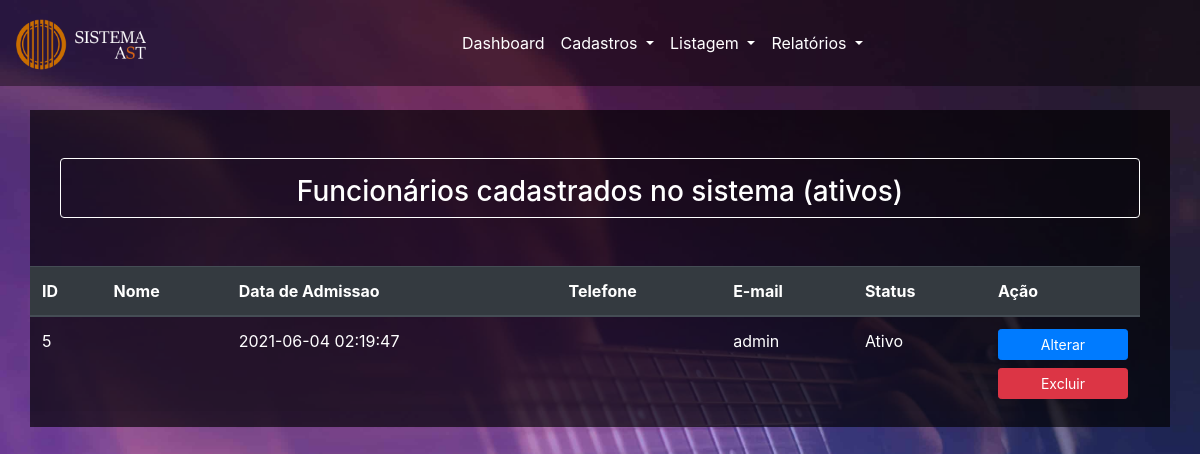
The app's page /listagemFuncionarios.php with its own data.
### tables this page shows
CREATE TABLE `pessoa` (
  `id` int(11) NOT NULL,
  `nome` varchar(100) NOT NULL,
  `genero` char(9) NOT NULL,
  `dataNascimento` date DEFAULT NULL,
  `cpf` char(14) NOT NULL,
  `telefone` varchar(11) NOT NULL,
  `cidade` varchar(100) NOT NULL,
  `estado` char(2) NOT NULL,
  `endereco` varchar(100) DEFAULT NULL,
  `numero` int(11) DEFAULT NULL,
  `email` varchar(100) NOT NULL,
  `cep` char(9) DEFAULT NULL,
  `senha` varchar(95) NOT NULL,
  `tipoPessoa` enum('AL','FN') NOT NULL,
  `dataAdmissao` datetime DEFAULT CURRENT_TIMESTAMP,
  `dataDemissao` date DEFAULT NULL,
  `status` tinyint(1) NOT NULL DEFAULT '1'
);

### listagemFuncionarios.php (the view, shortened to what this page needs)
<?php
require("conexao.php");
$sql = "select * from pessoa where tipoPessoa='FN' and status='1'";
$resultado = mysqli_query($conexao, $sql);
?>
<!DOCTYPE html>
<html lang="en">
<head>
    <link rel="stylesheet" href="https://stackpath.bootstrapcdn.com/bootstrap/4.3.1/css/bootstrap.min.css"
>
</head>
<body style="background: url(Imagens/Background.jpg) no-repeat center center fixed; background-size: cover;">
<?php include("nav-bar.php"); ?>
    <div class="container" style="background-color: rgba(0, 0, 0, 0.66); color: white">
        <div class="container" ><br><br>
            <div class="text-center border border-white rounded"><h3 class="pt-3">Funcionários cadastrados no sistema (ativos)</h3>
             </div><br><br>
        </div>
        <div class="table-responsive row">
            <table class="table table-striped">
                <thead class="thead-dark">
                    <tr>
                        <th scope="col">ID</th>
                        <th scope="col">Nome</th>
                        <th scope="col">Data de Admissao</th>
                        <th scope="col">Telefone</th>
                        <th scope="col">E-mail</th>
                        <th scope="col">Status</th>
                        <th scope="col">Ação</th>
                    </tr>
                </thead>
                <tbody style= "color: white">
                    <?php
                    if(mysqli_num_rows($resultado) > 0){
                        while($linhas = mysqli_fetch_assoc($resultado)){ ?>
                            <tr>
                                <td>  <?php echo $linhas['id']; $id = $linhas['id'] ?>  </td>
                                <td>  <?php echo $linhas['nome']?>  </td>
                                <td>  <?php echo $linhas['dataAdmissao']?>  </td>
                                <td>  <?php echo $linhas['telefone']?>  </td>
                                <td>  <?php echo $linhas['email']?>  </td>
                                <td>  <?php if($linhas['status'] == 1){echo "Ativo";}else{echo "Inativo";}?>  </td>
                                <td>
                                <?php
                                    $linkAlterar = "<a class='btn btn-primary btn-sm btn-block' href='alterarPessoa.php?id={$id}'>Alterar</a>";
                                    echo "{$linkAlterar}";
                                    $linkExcluir = "<a class='btn btn-danger btn-sm btn-block' href='excluirPessoa.php?id={$id}'  onclick='solicitaExclusao()'>Excluir</a>";
                                    echo "{$linkExcluir}";
                                ?>
                                </td>
                            </tr>
                    <?php }} else {echo "Nenhum registro encontrado";}  ?>
                </tbody>
            </table>
        </div>
    </div>
</body>
</html>

### records on screen
pessoa: id "5", dataAdmissao "2021-06-04 02:19:47", email "admin", status "Ativo"
